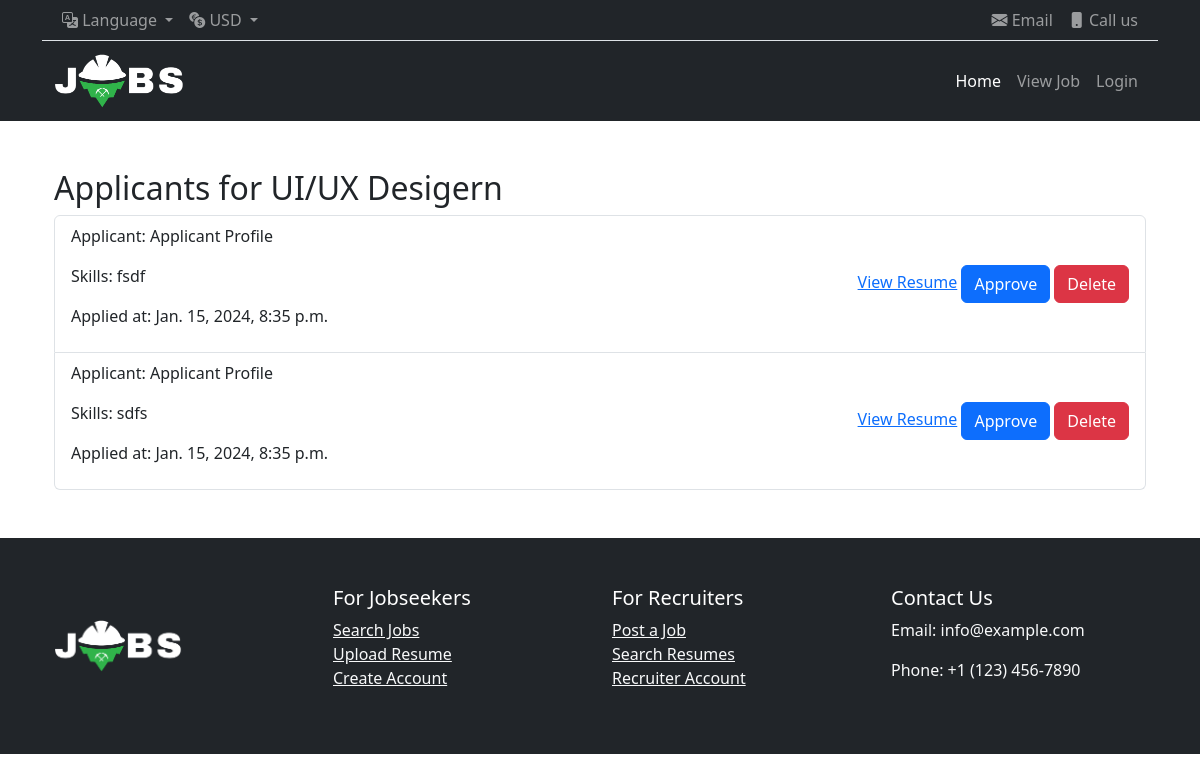
Page /applicant_list/4 on the earlier database version.
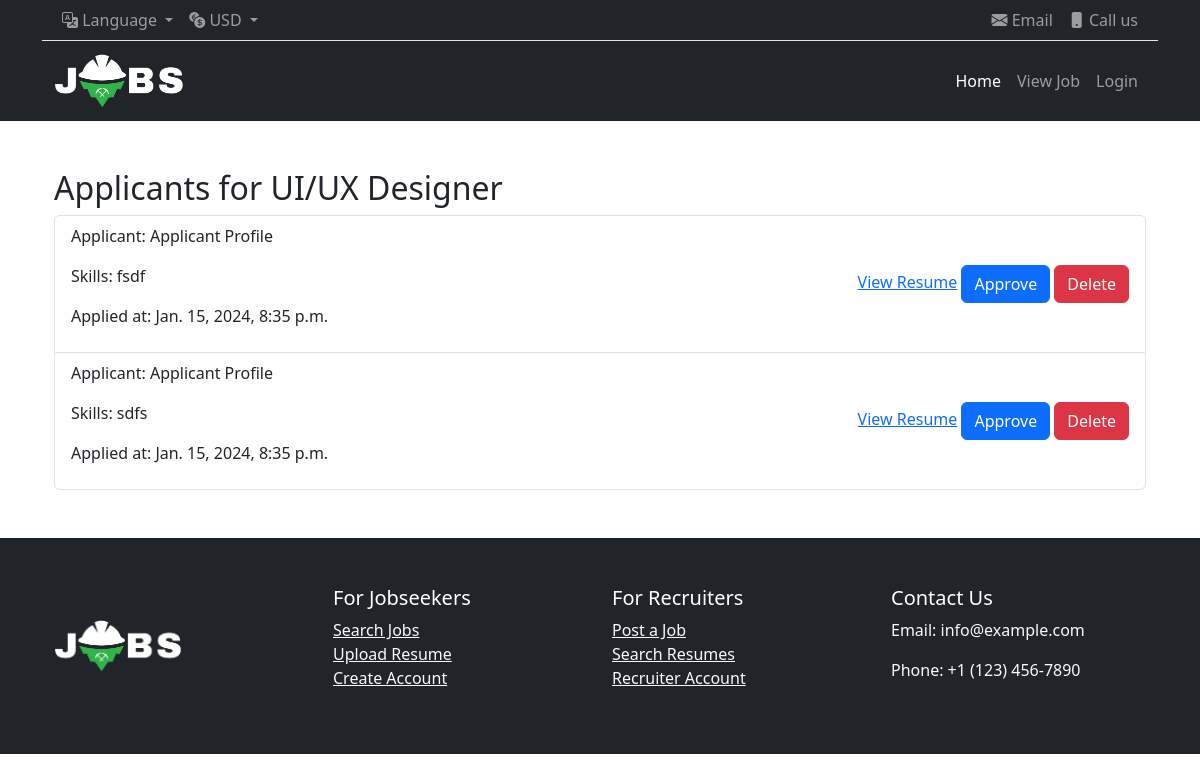
Same page on the later database version.
### portalApp/models.py (models this page shows, shortened)
class job_model(models.Model):
    job_title = models.CharField(max_length=100, null=True)
    company_name = models.CharField(max_length=100, null=True)
    location = models.CharField(max_length=100, null=True)
    description = models.TextField()
    job_image = models.ImageField(upload_to='job_image/', null=True)
    create_at = models.DateTimeField(auto_now_add=True, null=True)
    update_at = models.DateTimeField(auto_now=True, null=True)
    job_creator = models.ForeignKey(Custom_User, on_delete=models.CASCADE)

### portalApp/views.py (the view)
# urls.py: path('applicant_list/<str:myid>',views.applicant_list,name='applicant_list'),
def applicant_list(request, myid):
    myJob = get_object_or_404(job_model, id=myid)
    applicants = jobApplyModel.objects.filter(job=myJob)
    context = {
        'job': myJob,
        'applicants': applicants,
    }
    return render(request,"Recruiter/applicantList.html",context)

### portalApp/templates/Recruiter/applicantList.html (shortened to what this page needs)
{% extends 'base.html' %}
{% load static %}
{% block content %}
<div class="container mt-5">
    <h2>Applicants for {{ job.job_title }}</h2>
    <ul class="list-group">
      {% for applicant in applicants %}
        <li class="list-group-item d-flex justify-content-between align-items-center">
          <div class="applicant-info">
            <p class="applicant-name">Applicant: {{ applicant.applicant.display_name }}</p>
            <p class="applicant-skills">Skills: {{ applicant.skills }}</p>
            <p class="applicant-applied-at">Applied at: {{ applicant.applied_at }}</p>
          </div>
          <div class="resume-link">
            <a href="{{ applicant.resume.url }}" target="_blank">View Resume</a>
            <a href="#" class="btn btn-primary">Approve</a>
            <a href="#" class="btn btn-danger">Delete</a>
          </div>
        </li>
      {% endfor %}
    </ul>
</div>
{% endblock content %}

Differences in the rows shown:
changed job_model: job_title "UI/UX Desigern" → "UI/UX Designer"
